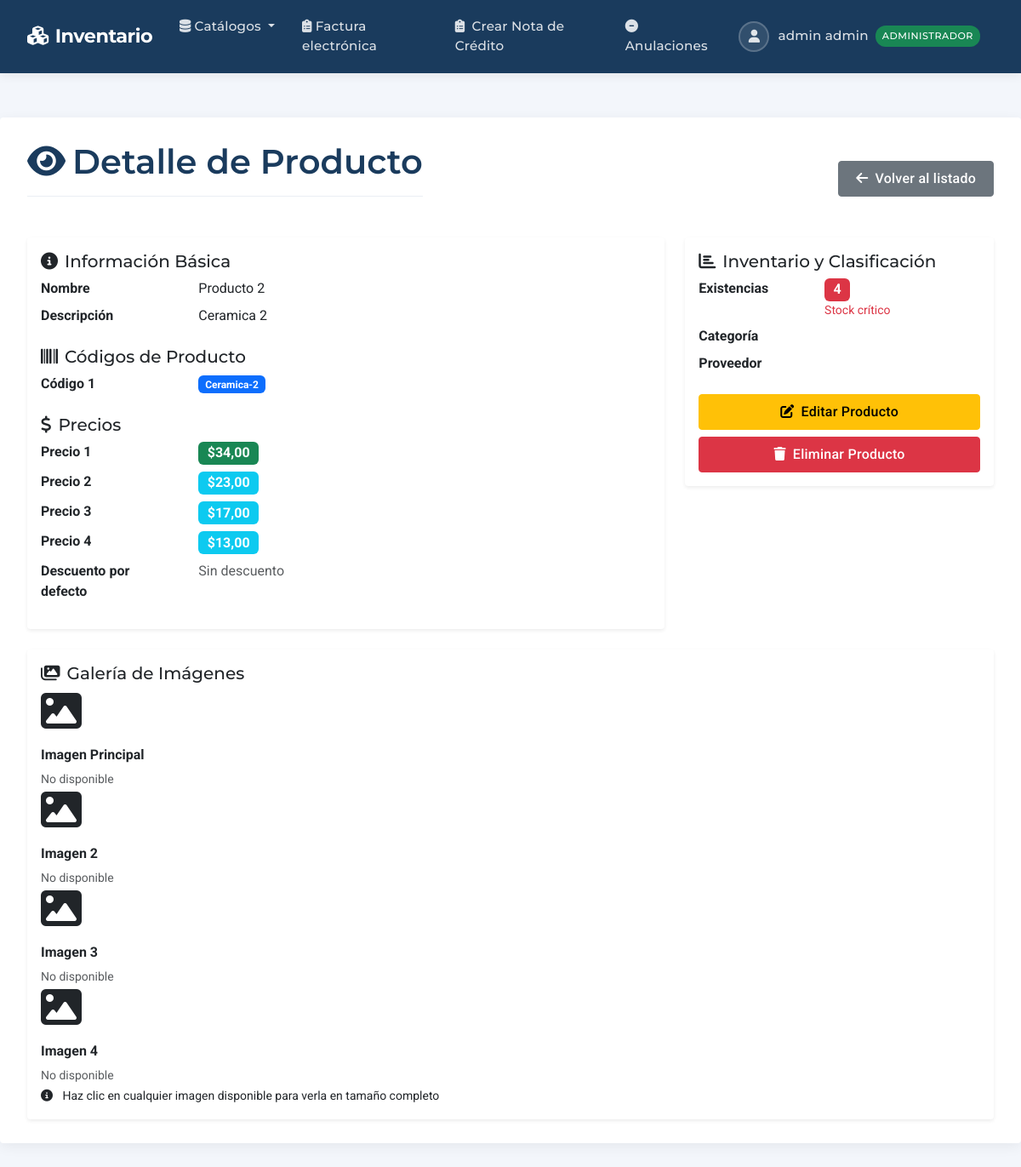
/productos/11555/ (signed in), run on an earlier commit of the app's database.
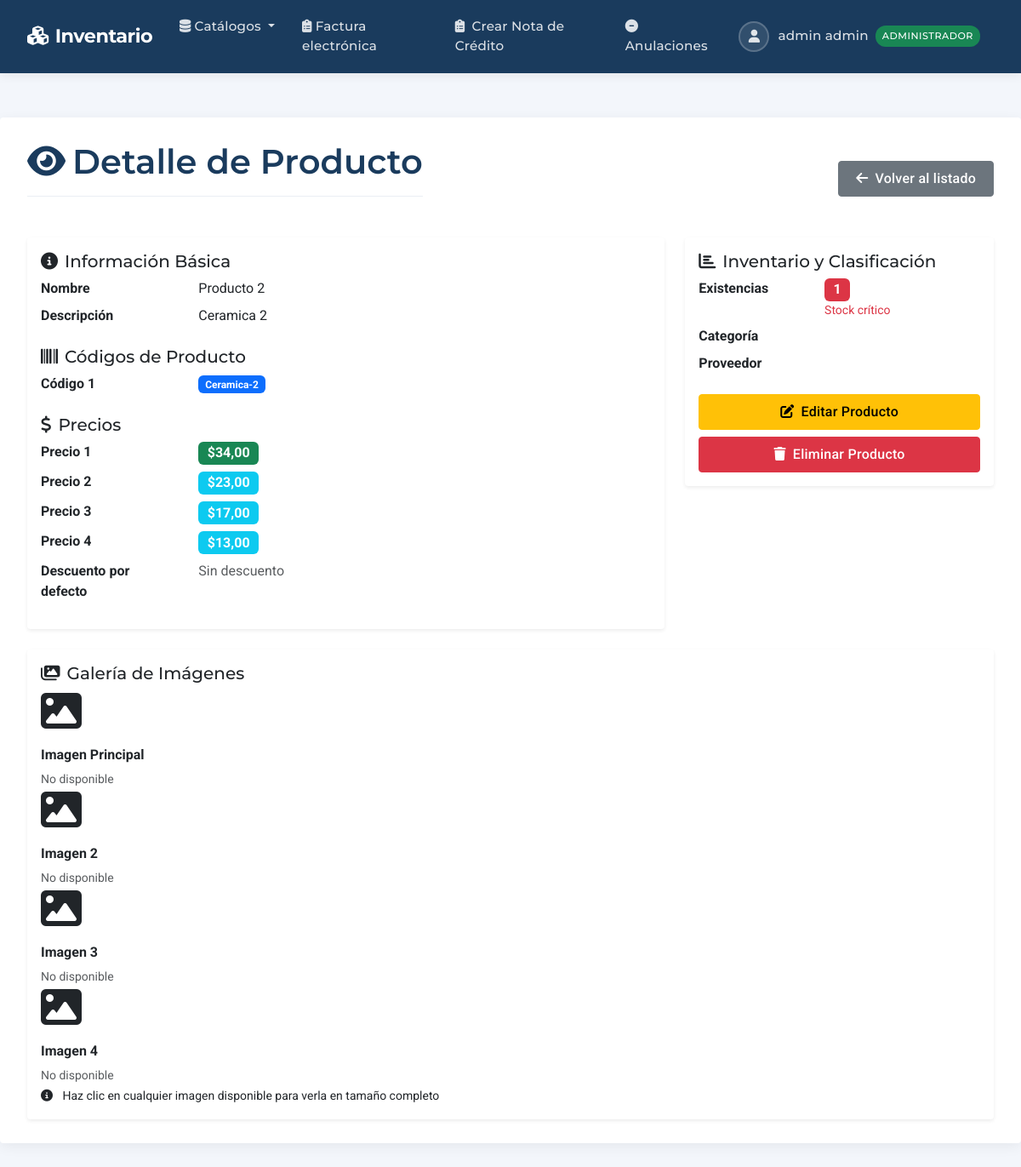
And on a later commit of the database.
### productos/models.py (models this page shows, shortened)
class Producto(models.Model):
    nombre = models.CharField("Nombre", max_length=100)
    descripcion = models.TextField("Descripción", blank=True)
    codigo1 = models.CharField("Código 1", max_length=25, unique=True)
    codigo2 = models.CharField("Código 2", max_length=25, blank=True, null=True)
    codigo3 = models.CharField("Código 3", max_length=25, blank=True, null=True)
    codigo4 = models.CharField("Código 4", max_length=25, blank=True, null=True)
    precio1 = models.DecimalField("Precio 1", max_digits=10, decimal_places=2)
    precio2 = models.DecimalField("Precio 2", max_digits=10, decimal_places=2, blank=True, null=True)
    precio3 = models.DecimalField("Precio 3", max_digits=10, decimal_places=2, blank=True, null=True)
    precio4 = models.DecimalField("Precio 4", max_digits=10, decimal_places=2, blank=True, null=True)
    imagen1 = models.ImageField(
        "Imagen 1",
        upload_to=producto_image_path,  # Usar la función personalizada
        null=True,
        blank=True,
        validators=[validate_image_size, validate_image_format]
    )
    imagen2 = models.ImageField(
        "Imagen 2",
        upload_to=producto_image_path,
        null=True,
        blank=True,
        validators=[validate_image_size, validate_image_format]
    )
    imagen3 = models.ImageField(
        "Imagen 3",
        upload_to=producto_image_path,
        null=True,
        blank=True,
        validators=[validate_image_size, validate_image_format]
    )
    imagen4 = models.ImageField(
        "Imagen 4",
        upload_to=producto_image_path,
        null=True,
        blank=True,
        validators=[validate_image_size, validate_image_format]
    )
    DESCUENTOS = [(i, f"{i}%") for i in range(0, 55, 5)]
    descuento_por_defecto = models.PositiveSmallIntegerField(
        "Descuento %", choices=DESCUENTOS, default=0
    )
    existencias = models.PositiveIntegerField("Existencias", default=0)
    categoria = models.ForeignKey(
        "Categoria", on_delete=models.SET_NULL,
        null=True, related_name="productos",
        verbose_name="Categoría"
    )
    proveedor = models.ForeignKey(
        "Proveedor", on_delete=models.SET_NULL,
        null=True, related_name="productos",
        verbose_name="Proveedor"
    )

### productos/views.py (the view)
# urls.py: path('productos/<int:pk>/', ProductoDetailView.as_view(), name='producto_detail'),
class ProductoDetailView(LoginRequiredMixin, AdminRequiredMixin, DetailView):
    model = Producto
    template_name = 'productos/catalogos/producto/detail.html'
    context_object_name = 'producto'

### productos/models.py (called while the page is built)
    def puede_acceder(self):
        return (
            self.is_authenticated and
            self.is_active and
            self.activo and
            self.rol and
            self.rol.nombre == 'administrador'
        )

### productos/views.py (called while the page is built)
    def test_func(self):
        return (
            self.request.user.is_authenticated and
            self.request.user.puede_acceder()
        )

### productos/templates/productos/catalogos/producto/detail.html (shortened to what the changed rows need)
{% extends 'productos/base.html' %}
{% block content %}
<div class="d-flex justify-content-between align-items-center mb-4">
    <h1 class="page-title">
        <i class="fas fa-eye me-2"></i>Detalle de Producto
    </h1>
</div>
<div class="row">
    <div class="col-lg-8">
        <div class="card shadow-sm">
            <div class="card-body">
                <div class="detail-section">
                    <dl class="row">
                        <dt class="col-sm-3">Nombre</dt>
                        <dd class="col-sm-9">{{ producto.nombre }}</dd>
                        <dt class="col-sm-3">Descripción</dt>
                        <dd class="col-sm-9">
                            {% if producto.descripcion %}
                                {{ producto.descripcion }}
                            {% else %}
                                <em class="text-muted">Sin descripción</em>
                            {% endif %}
                        </dd>
                    </dl>
                </div>
                <div class="detail-section">
                    <dl class="row">
                        <dd class="col-sm-9"><span class="badge bg-primary">{{ producto.codigo1 }}</span></dd>
                    </dl>
                </div>
                <div class="detail-section">
                    <dl class="row">
                        <dd class="col-sm-9"><span class="badge bg-success fs-6">${{ producto.precio1|floatformat:2 }}</span></dd>
                        {% if producto.precio2 is not None %}
                        <dt class="col-sm-3">Precio 2</dt>
                        <dd class="col-sm-9"><span class="badge bg-info fs-6">${{ producto.precio2|floatformat:2 }}</span></dd>
                        {% endif %}
                        {% if producto.precio3 is not None %}
                        <dt class="col-sm-3">Precio 3</dt>
                        <dd class="col-sm-9"><span class="badge bg-info fs-6">${{ producto.precio3|floatformat:2 }}</span></dd>
                        {% endif %}
                        {% if producto.precio4 is not None %}
                        <dt class="col-sm-3">Precio 4</dt>
                        <dd class="col-sm-9"><span class="badge bg-info fs-6">${{ producto.precio4|floatformat:2 }}</span></dd>
                        {% endif %}
                    </dl>
                </div>
            </div>
        </div>
    </div>
    <div class="col-lg-4">
        <div class="card shadow-sm">
            <div class="card-body">
                <div class="detail-section">
                    <dl class="row">
                        <dd class="col-sm-7">
                            {% if producto.existencias <= 5 %}
                                <div class="stock-indicator stock-critical">
                                    <span class="badge bg-danger fs-6">{{ producto.existencias }}</span>
                                    <small class="text-danger d-block">Stock crítico</small>
                                </div>
                            {% elif producto.existencias <= 10 %}
                                <div class="stock-indicator stock-low">
                                    <span class="badge bg-warning text-dark fs-6">{{ producto.existencias }}</span>
                                    <small class="text-warning d-block">Stock bajo</small>
                                </div>
                            {% else %}
                                <div class="stock-indicator stock-good">
                                    <span class="badge bg-success fs-6">{{ producto.existencias }}</span>
                                    <small class="text-success d-block">Stock normal</small>
                                </div>
                            {% endif %}
                        </dd>
                    </dl>
                </div>
            </div>
        </div>
    </div>
</div>
{% endblock %}

What changed in the data, as far as the page shows it:
changed Producto "Producto 2": existencias "4" → "1"
